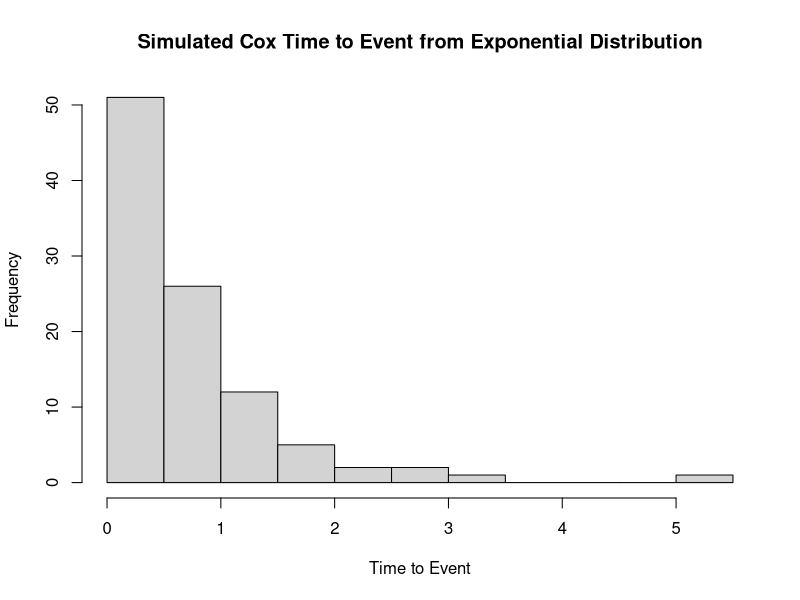

This chart was generated by the following R code:
## ---- chunk 1
knitr::opts_chunk$set(echo = TRUE)
## ---- chunk 2
time.to.event <- function(N, lambda, beta){
  U <- runif(N, 0, 1)
  z <- sample(x=c(0,1), size=N, replace=TRUE, prob=c(0.5,0.5))
  
  xgen <- -log(U)/(lambda*exp(z*beta))
  return(xgen)
}
## ---- chunk 3
set.seed(12345)
times <- time.to.event(N = 100, lambda = 1, beta = 1)
summary(times)
hist(times, main = "Simulated Cox Time to Event from Exponential Distribution", xlab = "Time to Event")
